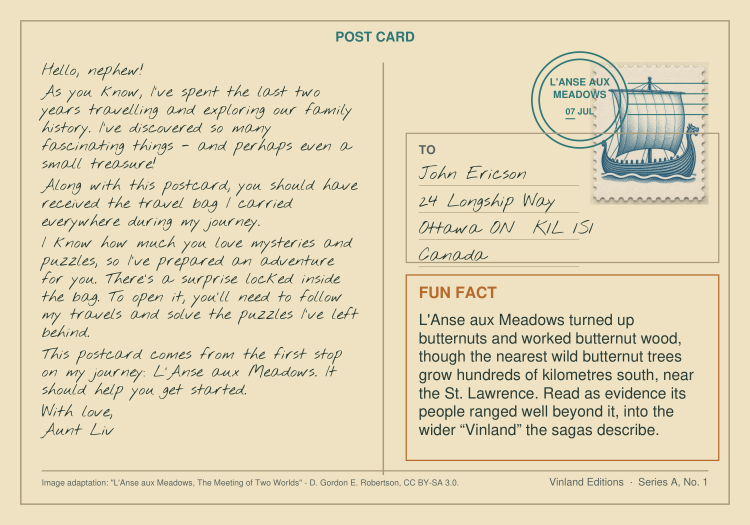
#> input picture NorseBackpack/Postcards/Postcard_01_LAnse_Back.png, 1500 x 1050 px, given in place of Postcard_L1_LAnse_Illustration_v3.png, which was not available (shown at 1/2 size)
$ python build_postcard_front_images.py
#> lines starting #> are read from the running program, lines starting #| are printed output that depends on the picture; pictures that were not available may be replaced by others from this repository, and a replacement may not be noted
from pathlib import Path

from PIL import Image, ImageDraw, ImageFont


ROOT = Path(__file__).resolve().parents[2]
POSTCARDS = ROOT / "NorseBackpack" / "Postcards"
TITLE_FONT = ROOT / "Fonts" / "Cinzel" / "static" / "Cinzel-ExtraBold.ttf"
SUBTITLE_FONT = Path(r"C:\Windows\Fonts\arialbd.ttf")
PAPER = "#EFE3C4"
SHADOW = "#071B1E"

CARDS = [
    (
        POSTCARDS / "Postcard_L1_LAnse_Illustration_v3.png",
        POSTCARDS / "Postcard_L1_LAnse_Front.png",
        "L'ANSE AUX MEADOWS",
        "NEWFOUNDLAND AND LABRADOR",
    ),
    (
        POSTCARDS / "Postcard_L2_Battle_Harbour_Illustration_v2.png",
        POSTCARDS / "Postcard_L2_Battle_Harbour_Front.png",
        "BATTLE HARBOUR",
        "NEWFOUNDLAND AND LABRADOR",
    ),
    (
        POSTCARDS / "Postcard_L3_Baffin_Island_Illustration_v2.png",
        POSTCARDS / "Postcard_L3_Baffin_Island_Front.png",
        "BAFFIN ISLAND",
        "NUNAVUT",
    ),
    (
        POSTCARDS / "Postcard_LD_Brattahlid_Illustration_v1.png",
        POSTCARDS / "Postcard_LD_Brattahlid_Front.png",
        "BRATTAHLÍÐ",
        "GREENLAND",
    ),
    (
        POSTCARDS / "Postcard_R1_Chalus_Illustration_v2.png",
        POSTCARDS / "Postcard_R1_Chalus_Front.png",
        "CHÂLUS",
        "HAUTE-VIENNE",
    ),
    (
        POSTCARDS / "Postcard_R2_Rouen_Illustration_v1.png",
        POSTCARDS / "Postcard_R2_Rouen_Front.png",
        "ROUEN",
        "NORMANDY",
    ),
    (
        POSTCARDS / "Postcard_R3_Bayeux_Illustration_v1.png",
        POSTCARDS / "Postcard_R3_Bayeux_Front.png",
        "BAYEUX",
        "NORMANDY",
    ),
    (
        POSTCARDS / "Postcard_R4_Winchester_Illustration_v1.png",
        POSTCARDS / "Postcard_R4_Winchester_Front.png",
        "WINCHESTER",
        "ENGLAND",
    ),
    (
        POSTCARDS / "Postcard_R5_Battle_Illustration_v1.png",
        POSTCARDS / "Postcard_R5_Battle_Front.png",
        "BATTLE",
        "EAST SUSSEX",
    ),
    (
        POSTCARDS / "Postcard_R6_Roumare_Forest_Illustration_v3.png",
        POSTCARDS / "Postcard_R6_Roumare_Forest_Front.png",
        "ROUMARE FOREST",
        "NORMANDY",
    ),
    (
        POSTCARDS / "Postcard_RD_Walcheren_Illustration_v1.png",
        POSTCARDS / "Postcard_RD_Walcheren_Front.png",
        "WALCHEREN",
        "NETHERLANDS",
    ),
    (
        POSTCARDS / "Postcard_A1_Dogurdarnes_Illustration_v1.png",
        POSTCARDS / "Postcard_A1_Dogurdarnes_Front.png",
        "DÖGURÐARNES",
        "ICELAND",
    ),
    (
        POSTCARDS / "Postcard_A2_Hvammur_Illustration_v1.png",
        POSTCARDS / "Postcard_A2_Hvammur_Front.png",
        "HVAMMUR",
        "ICELAND",
    ),
    (
        POSTCARDS / "Postcard_A3_Esjuberg_Illustration_v1.png",
        POSTCARDS / "Postcard_A3_Esjuberg_Front.png",
        "ESJUBERG",
        "ICELAND",
    ),
    (
        POSTCARDS / "Postcard_AD_Bjarnarhofn_Illustration_v1.png",
        POSTCARDS / "Postcard_AD_Bjarnarhofn_Front.png",
        "BJARNARHÖFN",
        "ICELAND",
    ),
    (
        POSTCARDS / "Postcard_H1_Oslo_Illustration_v1.png",
        POSTCARDS / "Postcard_H1_Oslo_Front.png",
        "OSLO",
        "NORWAY",
    ),
    (
        POSTCARDS / "Postcard_H2_Staraya_Ladoga_Illustration_v1.png",
        POSTCARDS / "Postcard_H2_Staraya_Ladoga_Front.png",
        "STARAYA LADOGA",
        "RUSSIA",
    ),
    (
        POSTCARDS / "Postcard_H3_Kyiv_Illustration_v1.png",
        POSTCARDS / "Postcard_H3_Kyiv_Front.png",
        "KYIV",
        "UKRAINE",
    ),
    (
        POSTCARDS / "Postcard_H4_Hedeby_Illustration_v1.png",
        POSTCARDS / "Postcard_H4_Hedeby_Front.png",
        "HEDEBY",
        "GERMANY",
    ),
    (
        POSTCARDS / "Postcard_H5_Sicily_Illustration_v1.png",
        POSTCARDS / "Postcard_H5_Sicily_Front.png",
        "SICILY",
        "ITALY",
    ),
    (
        POSTCARDS / "Postcard_H6_Patara_Illustration_v1.png",
        POSTCARDS / "Postcard_H6_Patara_Front.png",
        "PATARA",
        "TURKEY",
    ),
    (
        POSTCARDS / "Postcard_HD_Constantinople_Illustration_v1.png",
        POSTCARDS / "Postcard_HD_Constantinople_Front.png",
        "CONSTANTINOPLE",
        "TURKEY",
    ),
]

# PC-19: these six illustration sources were generated full-bleed, with no blank title band
# reserved the way every other card's source has one -- their own ImageGen prompts even said
# "the title band will be added separately," but that compositing step never ran. Painting the
# band here, once, for exactly these six, rather than changing build_card() unconditionally for
# every card and risking a slightly different navy shade on the sixteen that are already correct.
NEEDS_BAND = {
    "Postcard_H2_Staraya_Ladoga_Front.png",
    "Postcard_H3_Kyiv_Front.png",
    "Postcard_H4_Hedeby_Front.png",
    "Postcard_H5_Sicily_Front.png",
    "Postcard_H6_Patara_Front.png",
    "Postcard_HD_Constantinople_Front.png",
}
# Sampled from the existing correctly-built cards' own bands (e.g. L1, H1) rather than invented.
BAND_NAVY = (18, 52, 60)
BAND_DIVIDER = (235, 226, 185)


def spaced_width(draw, text, font, spacing):
    return sum(draw.textlength(char, font=font) for char in text) + spacing * (len(text) - 1)


def draw_spaced_text(draw, center_x, y, text, font, spacing, fill):
    # Centre the actual ink bounds; put every glyph on one baseline. The old
    # per-character top anchor lowered accented letters and raised the J tail.
    cursor = 0
    bounds = []
    for char in text:
        left, top, right, bottom = font.getbbox(char, anchor="ls")
        bounds.append((cursor + left, cursor + right))
        cursor += draw.textlength(char, font=font) + spacing
    x = center_x - (min(b[0] for b in bounds) + max(b[1] for b in bounds)) / 2
    for char in text:
        draw.text((x, y), char, font=font, fill=fill, anchor="ls")
        x += draw.textlength(char, font=font) + spacing


def fit_title(draw, text, max_width, k=1.0):
    # k scales the source-pixel sizes to the output (1.2 since the 6 x 4 in card).
    size = round(84 * k)
    while size > 52 * k:
        font = ImageFont.truetype(TITLE_FONT, size)
        spacing = round(size * 0.045)
        if spaced_width(draw, text, font, spacing) <= max_width:
            return font, spacing
        size -= 2
    return ImageFont.truetype(TITLE_FONT, size), round(size * 0.045)


# PC-13: the illustration sources are 5 x 3.5 in (10:7), 1500 x 1050 px at 300 dpi.
SOURCE_SIZE = (1500, 1050)
# 13 Oct 2026 (designer, after playtest 1): the card is now 6 x 4 in (3:2), so the front is
# 1800 x 1200 px. Each source loses 50 rows to become 3:2 (1500 x 1000), then is scaled 1.2x.
# The rows come off the top (plain sky on most cards) and, where the top holds something that
# matters, from inside the navy title band instead, just under its top edge, where a cut can't
# be seen. TOP_TRIM is how many of the 50 come off the top; the rest come out of the band.
OUTPUT_SIZE = (1800, 1200)
TRIM = 50
TOP_TRIM = {
    "Postcard_L1_LAnse_Front.png": 10,             # tip of the sculpture
    "Postcard_L2_Battle_Harbour_Front.png": 0,     # top edge carries the 1576 digits (PZ-002)
    "Postcard_L3_Baffin_Island_Front.png": 0,      # same
    "Postcard_R2_Rouen_Front.png": 36,             # band starts low: needs at least 36 off the top
    "Postcard_R3_Bayeux_Front.png": 19,            # tapestry border along the top
    "Postcard_A2_Hvammur_Front.png": 11,           # cliff reaches the top
    "Postcard_A3_Esjuberg_Front.png": 2,           # painted frame edge along the top
    "Postcard_AD_Bjarnarhofn_Front.png": 8,        # cross on the church (see SCENE_CUT)
}
# AD's band starts too low to give up the rows its cross needs, so a strip of the grass
# foreground just above the band goes instead: (first source row, rows).
SCENE_CUT = {"Postcard_AD_Bjarnarhofn_Front.png": (834, 26)}
# Title and subtitle baselines, measured up from the card's bottom edge in source pixels.
# Unchanged from the 5 x 3.5 card (965 and 1012 on a 1050 px source).
TITLE_FROM_BOTTOM, SUBTITLE_FROM_BOTTOM = 1050 - 965, 1050 - 1012


def find_band_top(image):
    """First row of the plain navy title band: 12 rows in a row that are flat and band-coloured."""
    import numpy as np
    a = np.asarray(image).astype(int)
    ref = a[-8].mean(0)
    flat = [(np.abs(a[r].mean(0) - ref).max() < 25 and a[r].std(0).max() < 30) for r in range(len(a))]
    for r in range(600, len(a) - 12):
        if all(flat[r:r + 12]):
            return r
    raise ValueError("no title band found")


def to_three_two(image, top, scene=None):
    """Drop TRIM rows: `top` off the top edge, any SCENE_CUT strip, the rest from the band."""
    w, h = image.size
    band = TRIM - top
    if scene:
        start, rows = scene
        kept = Image.new("RGB", (w, h - rows))
        kept.paste(image.crop((0, 0, w, start)), (0, 0))
        kept.paste(image.crop((0, start + rows, w, h)), (0, start))
        image, h, band = kept, h - rows, band - rows
    if band:
        cut = find_band_top(image) + 6
        # The title must still fit in the band: its top sits about 60 px above its baseline.
        if cut + band > h - TITLE_FROM_BOTTOM - 70:
            raise ValueError(f"band too short to lose {band} rows")
        kept = Image.new("RGB", (w, h - band))
        kept.paste(image.crop((0, 0, w, cut)), (0, 0))
        kept.paste(image.crop((0, cut + band, w, h)), (0, cut))
        image = kept
    return image.crop((0, top, w, image.height))


def build_card(source, output, title, subtitle):
    image = Image.open(source).convert("RGB")
    if image.size != SOURCE_SIZE:
        raise ValueError(
            f"Expected {SOURCE_SIZE[0]} x {SOURCE_SIZE[1]} artwork (PC-13, 10:7 "
            f"source), got {image.size}: {source}. Illustration art must be regenerated "
            f"or reframed to this size -- do not stretch or force-resize it here."
        )

    if output.name in NEEDS_BAND:
        w, h = image.size
        band_top = round(h * 0.80)
        draw = ImageDraw.Draw(image)
        draw.rectangle((0, band_top, w, h), fill=BAND_NAVY)
        draw.rectangle((0, band_top - 3, w, band_top), fill=BAND_DIVIDER)

    image = to_three_two(image, TOP_TRIM.get(output.name, TRIM), SCENE_CUT.get(output.name))
    image = image.resize(OUTPUT_SIZE, Image.LANCZOS)
    k = OUTPUT_SIZE[0] / SOURCE_SIZE[0]

    draw = ImageDraw.Draw(image)
    center_x = image.width / 2
    title_font, title_spacing = fit_title(draw, title, image.width * 0.88, k)
    subtitle_font = ImageFont.truetype(SUBTITLE_FONT, round(23 * k))
    subtitle_spacing = round(4 * k)

    # Shared baselines: clear the lowest existing divider (AD/RD), retain accent headroom and
    # leave space below Cinzel's descending J. Keep the original illustrated bands unchanged.
    title_y = image.height - TITLE_FROM_BOTTOM * k
    subtitle_y = image.height - SUBTITLE_FROM_BOTTOM * k
    draw_spaced_text(draw, center_x + 2 * k, title_y + 3 * k, title, title_font, title_spacing, SHADOW)
    draw_spaced_text(draw, center_x, title_y, title, title_font, title_spacing, PAPER)
    draw_spaced_text(draw, center_x, subtitle_y, subtitle, subtitle_font, subtitle_spacing, PAPER)
    image.save(output, optimize=True, dpi=(300, 300))
    print(output)


def main():
    for card in CARDS:
        build_card(*card)
#> in build_card, image is the input picture: PIL image 1500x1050 RGB; mean R, G, B 226.9, 216, 186.7
#> in find_band_top, `ref = a[-8].mean(0)`: ref = [239, 226, 195]
#> in find_band_top, `flat = [(np.abs(a[r].mean(0) - ref).max() < 25 and a[r].std(0).max() <..`: flat = 1050 items, first 6: True, True, True, True, True, True
#> the loop in find_band_top, `for r in range(600, len(a) - 12):` made 4 passes
#> in to_three_two, `cut = find_band_top(image) + 6`: cut = 609
#> in to_three_two, `kept = Image.new("RGB", (w, h - band))`: kept: PIL image 1500x1010 RGB; every value is 0
#> in to_three_two, `kept.paste(image.crop((0, 0, w, cut)), (0, 0))`:
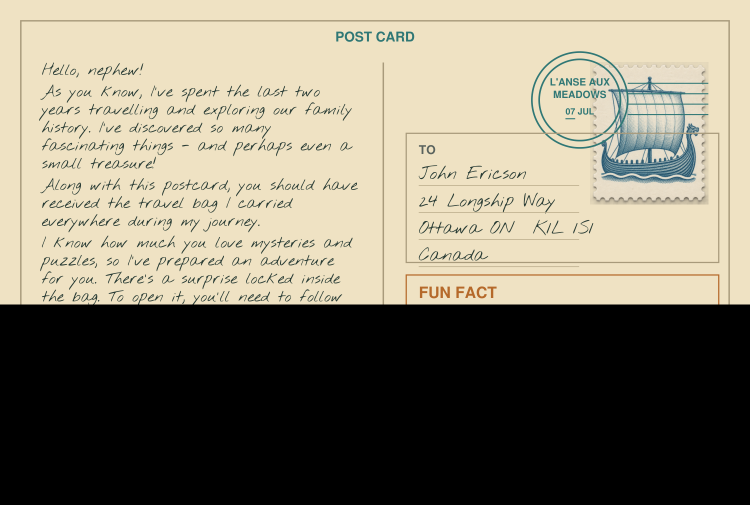
#> kept: PIL image 1500x1010 RGB (shown at 1/2 size); mean R, G, B 136.7, 130.4, 113
#> in to_three_two, `kept.paste(image.crop((0, cut + band, w, h)), (0, cut))`:
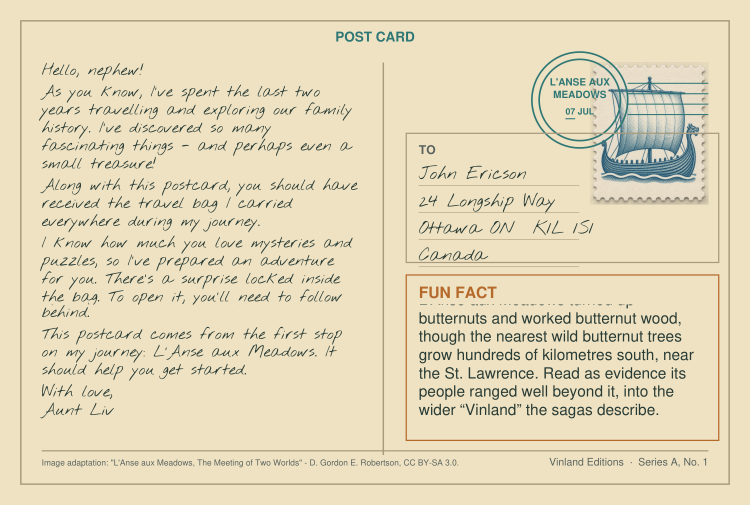
#> kept: PIL image 1500x1010 RGB (shown at 1/2 size); mean R, G, B 227.1, 216.1, 186.8
#> in to_three_two, `return image.crop((0, top, w, image.height))`:
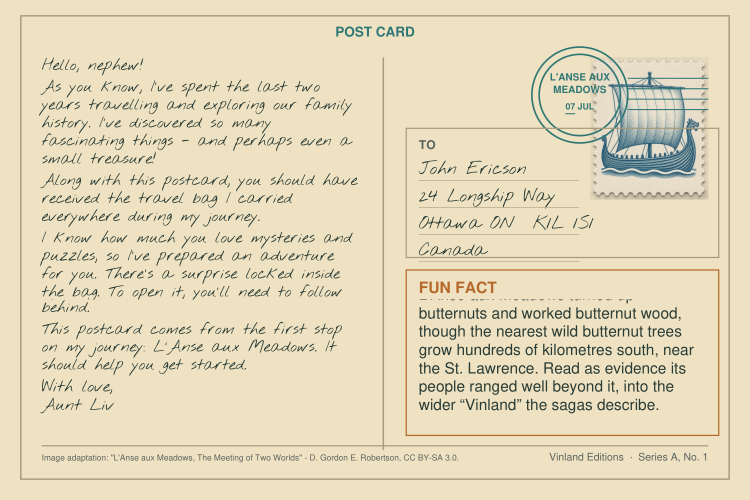
#> returned value: PIL image 1500x1000 RGB (shown at 1/2 size); mean R, G, B 227, 216, 186.8
#> in build_card, `image = image.resize(OUTPUT_SIZE, Image.LANCZOS)`:
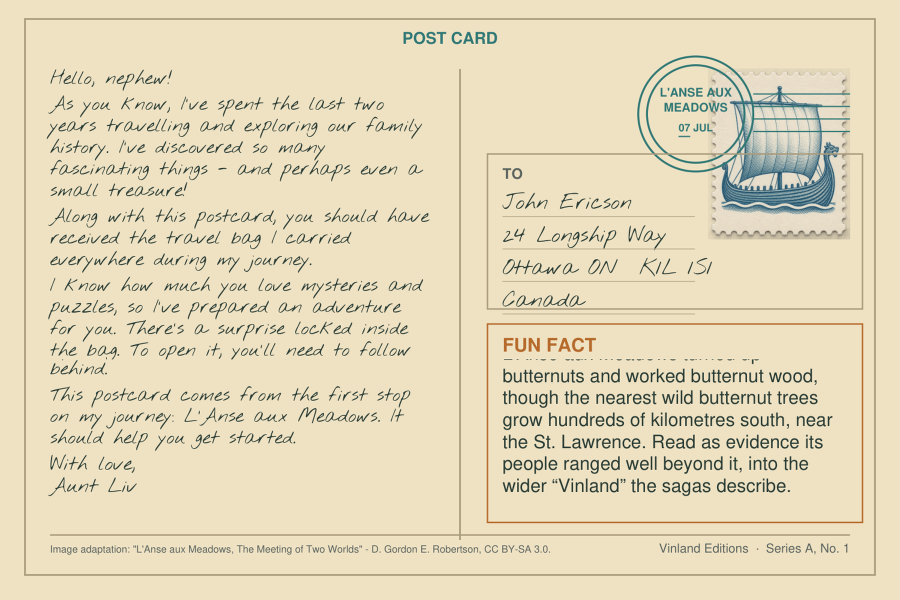
#> image: PIL image 1800x1200 RGB (shown at 1/2 size); mean R, G, B 227, 216, 186.8
#> in build_card, `title_font, title_spacing = fit_title(draw, title, image.width * 0.88,..`: title_spacing = 5
#> the loop in draw_spaced_text, `for char in text:` made 18 passes
#> cursor on passes 1 to 12: 61.27, 94.03, 168.1, 248.7, 317.8, 386.6, 423.7, 497.8, 576.7, 650.9, 688, 780.2
#> after the loop in draw_spaced_text, `for char in text:`: bounds = 18 items, first 6: (0, 56), (61.27, 89.27), (94.03, 163), (168.1, 244.1), (248.7, 312.7), (317.8, 381.8); cursor = 1264.3
#> in draw_spaced_text, `x = center_x - (min(b[0] for b in bounds) + max(b[1] for b in bounds))..`: x = 272.8
#> the loop in draw_spaced_text, `for char in text:` made 18 passes
#> x on passes 1 to 12: 334.1, 366.8, 440.9, 521.5, 590.6, 659.4, 696.5, 770.6, 849.5, 923.7, 960.8, 1053
#> after the loop in draw_spaced_text, `for char in text:`: x = 1537.1
#> the loop in draw_spaced_text (call 2), `for char in text:` made 18 passes
#> the loop in draw_spaced_text (call 2), `for char in text:` made 18 passes
#> x on passes 1 to 12: 331.7, 364.4, 438.5, 519.1, 588.2, 657, 694.1, 768.2, 847.1, 921.3, 958.4, 1050.6
#> in build_card, `image.save(output, optimize=True, dpi=(300, 300))`:
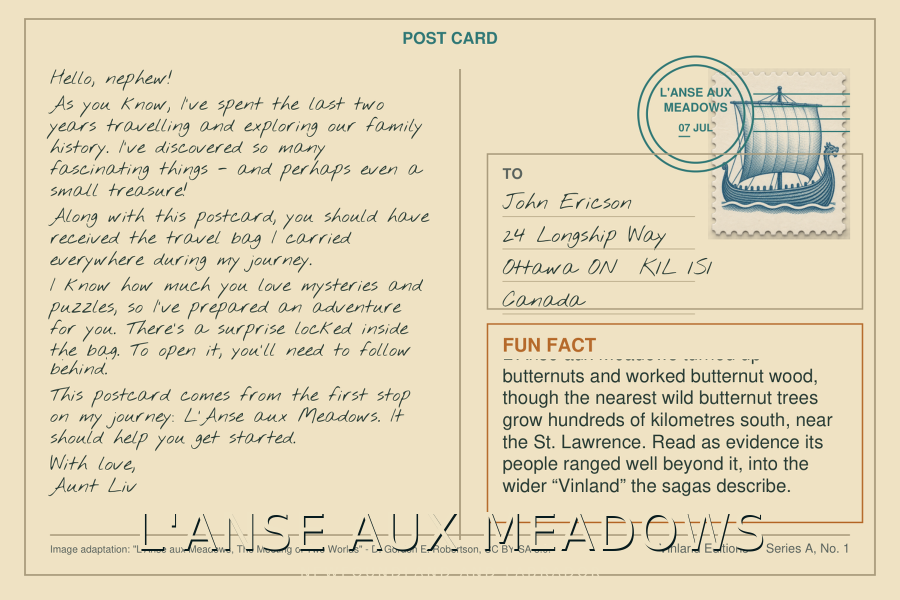
#> saved as Postcard_L1_LAnse_Front.png: PIL image 1800x1200 RGB (shown at 1/2 size); mean R, G, B 226.2, 215.4, 186.3
#> pass 2 of the loop in main, `for card in CARDS:`:
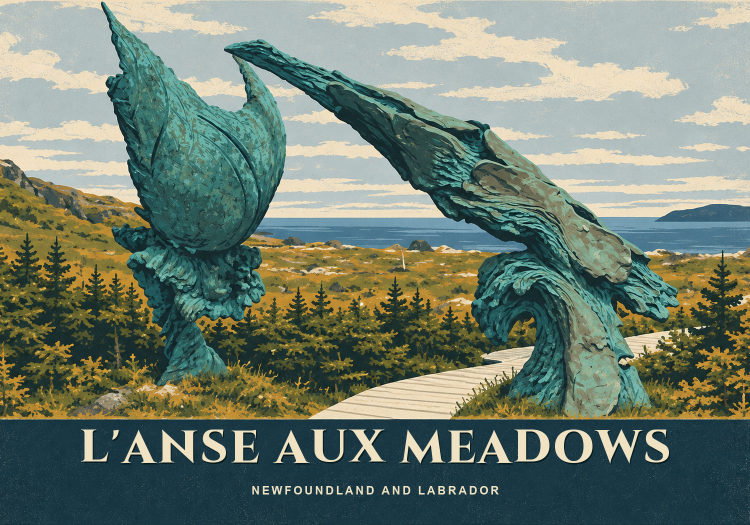
#> input picture NorseBackpack/Postcards/Postcard_01_LAnse_Front.png, 1500 x 1050 px, given in place of Postcard_L2_Battle_Harbour_Illustration_v2.png, which was not available (shown at 1/2 size)
#> in build_card, image is the input picture: PIL image 1500x1050 RGB; mean R, G, B 113.2, 127.2, 113.5
#> cut = 845
#> in to_three_two (call 2), `kept.paste(image.crop((0, cut + band, w, h)), (0, cut))`:
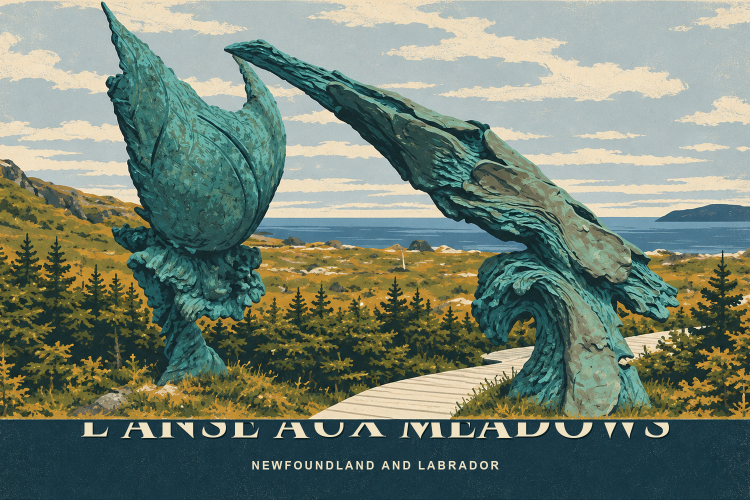
#> kept: PIL image 1500x1000 RGB (shown at 1/2 size); mean R, G, B 115.6, 129.2, 114.7
#> image: PIL image 1800x1200 RGB
#> in build_card (call 2), `image.save(output, optimize=True, dpi=(300, 300))`:
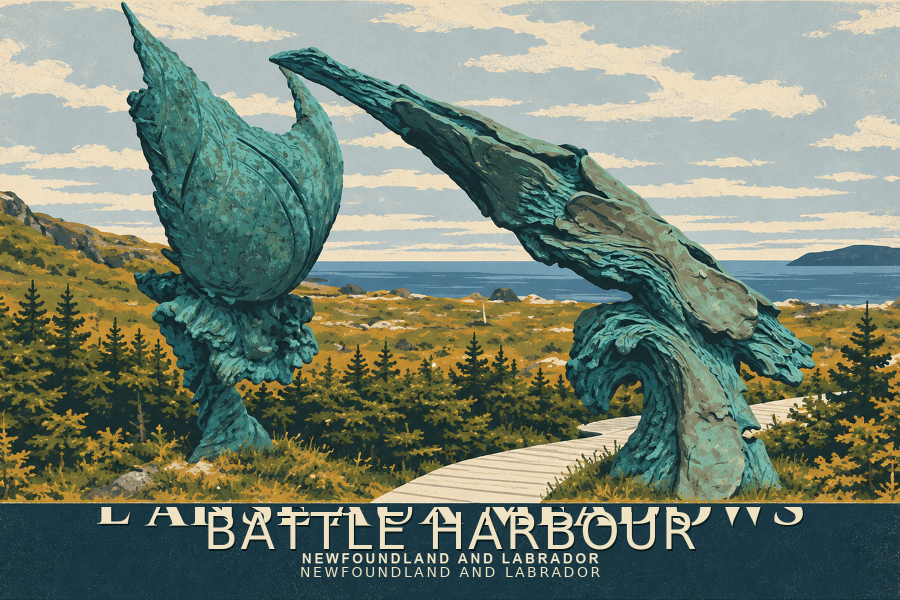
#> saved as Postcard_L2_Battle_Harbour_Front.png: PIL image 1800x1200 RGB (shown at 1/2 size); mean R, G, B 117.7, 130.8, 115.9


if __name__ == "__main__":
#> (the run stopped early here; a loop or call above may not have finished)
